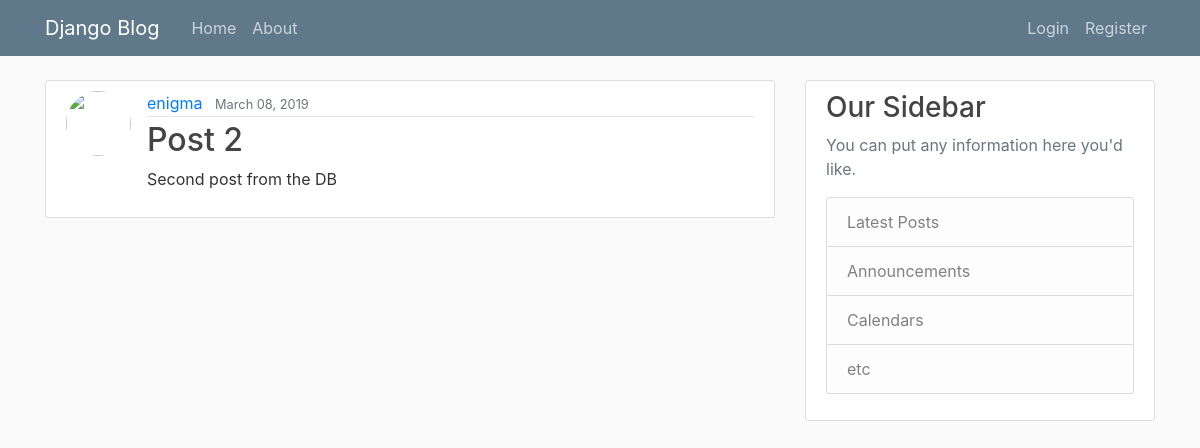
Page /post/2/ on the earlier database version.
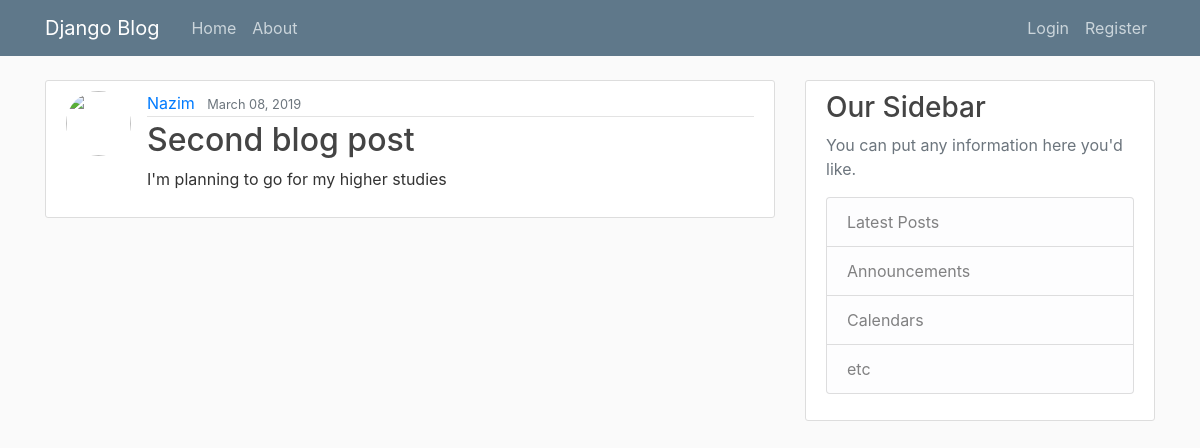
Same page on the later database version.
### blog/models.py (models this page shows, shortened)
class Post(models.Model):
    title = models.CharField(max_length=100)
    content = models.TextField()
    date_posted = models.DateTimeField(default=timezone.now)
    author = models.ForeignKey(User,on_delete=models.CASCADE)

### blog/views.py (the view)
# urls.py: path('post/<int:pk>/',PostDetailView.as_view(),name='post-detail'),
class PostDetailView(DetailView):
    model = Post

### blog/templates/blog/post_detail.html (shortened to what this page needs)
{% extends 'blog/base.html' %}
{% block content %}
<article class="media content-section">
        <img class="rounded-circle article-img" src="{{object.author.profile.image.url}}" alt="">
              <div class="media-body">
                <div class="article-metadata">
                  <a class="mr-2" href="#">{{ object.author }}</a>
                  <small class="text-muted">{{ object.date_posted | date:"F d, Y"}}</small>
                </div>
                <h2 class="article-title">{{ object.title }}</h2>
                <p class="article-content">{{ object.content }}</p>
              </div>
      </article>
{% endblock content %}

### blog/templates/blog/base.html (shortened to what this page needs)
{% load static %}
<!DOCTYPE html>
<html>
<head>
    <link rel="stylesheet" href="https://stackpath.bootstrapcdn.com/bootstrap/4.3.1/css/bootstrap.min.css">
    <link rel="stylesheet" href="{% static 'blog/main.css' %}">
</head>
<body>
<header class="site-header">
        <nav class="navbar navbar-expand-md navbar-dark bg-steel fixed-top">
            <div class="container">
            <a class="navbar-brand mr-4" href="/">Django Blog</a>
            <div class="collapse navbar-collapse" id="navbarToggle">
                <div class="navbar-nav mr-auto">
                <a class="nav-item nav-link" href="{% url 'blog-home' %}">Home</a>
                <a class="nav-item nav-link" href="{% url 'blog-about' %}">About</a>
                </div>
                <div class="navbar-nav">
                  {% if user.is_authenticated %}
                  <a class="nav-item nav-link" href="{% url 'post-create' %}">New Post</a>
                  <a class="nav-item nav-link" href="{% url 'profile' %}">Profile</a>
                  <a class="nav-item nav-link" href="{% url 'logout' %}">Logout</a>
                  {% else %}
                  <a class="nav-item nav-link" href="{% url 'login' %}">Login</a>
                <a class="nav-item nav-link" href="{% url 'register' %}">Register</a>
                  {% endif %}
                </div>
            </div>
            </div>
        </nav>
</header>
<main role="main" class="container">
        <div class="row">
          <div class="col-md-8">
            {% block content %}{% endblock %}
          </div>
          <div class="col-md-4">
            <div class="content-section">
              <h3>Our Sidebar</h3>
              <p class='text-muted'>You can put any information here you'd like.
                <ul class="list-group">
                  <li class="list-group-item list-group-item-light">Latest Posts</li>
                  <li class="list-group-item list-group-item-light">Announcements</li>
                  <li class="list-group-item list-group-item-light">Calendars</li>
                  <li class="list-group-item list-group-item-light">etc</li>
                </ul>
              </p>
            </div>
          </div>
        </div>
      </main>
</body>
</html>

### blog/static/blog/main.css (style rules this page uses)
body { background: #fafafa; color: #333333; margin-top: 5rem; }
h1, h2, h3, h4, h5, h6 { color: #444444; }
ul { margin: 0; }
.bg-steel { background-color: #5f788a; }
.site-header .navbar-nav .nav-link { color: #cbd5db; }
.content-section { background: #ffffff; padding: 10px 20px; border: 1px solid #dddddd; border-radius: 3px; margin-bottom: 20px; }
.article-title { color: #444444; }
.article-content { white-space: pre-line; }
.article-img { height: 65px; width: 65px; margin-right: 16px; }
.article-metadata { padding-bottom: 1px; margin-bottom: 4px; border-bottom: 1px solid #e3e3e3 }

Differences in the rows shown:
changed Post: author "enigma" → "Nazim"; title "Post 2" → "Second blog post"; content "Second post from the DB" → "I'm planning to go for my higher studies"
